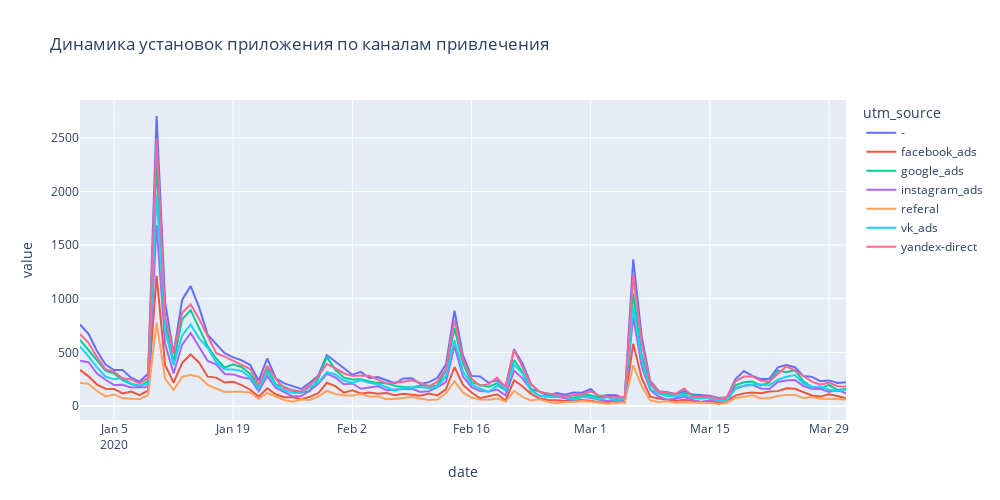

This figure's notebook cell:
### Code cell
fig = px.line(
    data_frame=channels_installs, #датафрейм
    height=500, #высота
    width=1000, #ширина
    title='Динамика установок приложения по каналам привлечения' #заголовок
)
fig.show()
